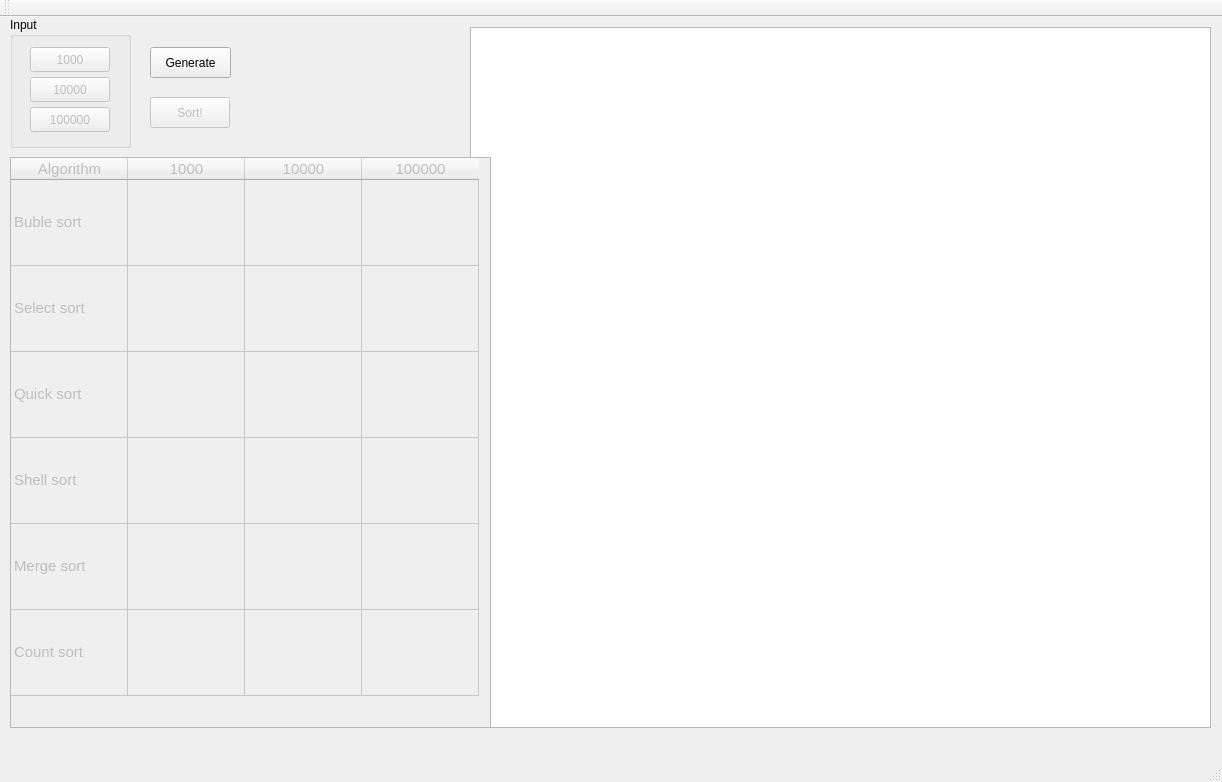
<?xml version="1.0" encoding="UTF-8"?>
<ui version="4.0">
 <class>MainWindow</class>
 <widget class="QMainWindow" name="MainWindow">
  <property name="geometry">
   <rect>
    <x>0</x>
    <y>0</y>
    <width>1222</width>
    <height>782</height>
   </rect>
  </property>
  <property name="windowTitle">
   <string>MainWindow</string>
  </property>
  <widget class="QWidget" name="centralWidget">
   <widget class="QPushButton" name="pushButton">
    <property name="enabled">
     <bool>false</bool>
    </property>
    <property name="geometry">
     <rect>
      <x>150</x>
      <y>80</y>
      <width>80</width>
      <height>31</height>
     </rect>
    </property>
    <property name="text">
     <string>Sort!</string>
    </property>
   </widget>
   <widget class="QPushButton" name="pushButton_2">
    <property name="enabled">
     <bool>true</bool>
    </property>
    <property name="geometry">
     <rect>
      <x>150</x>
      <y>30</y>
      <width>81</width>
      <height>31</height>
     </rect>
    </property>
    <property name="text">
     <string>Generate</string>
    </property>
   </widget>
   <widget class="QPushButton" name="pushButton_3">
    <property name="geometry">
     <rect>
      <x>330</x>
      <y>230</y>
      <width>80</width>
      <height>25</height>
     </rect>
    </property>
    <property name="text">
     <string>Gen strings</string>
    </property>
   </widget>
   <widget class="QChartView" name="graphicsView">
    <property name="geometry">
     <rect>
      <x>470</x>
      <y>10</y>
      <width>741</width>
      <height>701</height>
     </rect>
    </property>
   </widget>
   <widget class="QTableWidget" name="tableWidget">
    <property name="enabled">
     <bool>false</bool>
    </property>
    <property name="geometry">
     <rect>
      <x>10</x>
      <y>140</y>
      <width>481</width>
      <height>571</height>
     </rect>
    </property>
    <property name="font">
     <font>
      <pointsize>11</pointsize>
     </font>
    </property>
    <property name="rowCount">
     <number>6</number>
    </property>
    <property name="columnCount">
     <number>4</number>
    </property>
    <attribute name="horizontalHeaderVisible">
     <bool>true</bool>
    </attribute>
    <attribute name="horizontalHeaderDefaultSectionSize">
     <number>117</number>
    </attribute>
    <attribute name="verticalHeaderVisible">
     <bool>false</bool>
    </attribute>
    <attribute name="verticalHeaderDefaultSectionSize">
     <number>86</number>
    </attribute>
    <row/>
    <row/>
    <row/>
    <row/>
    <row/>
    <row/>
    <column>
     <property name="text">
      <string>Algorithm</string>
     </property>
    </column>
    <column>
     <property name="text">
      <string>1000</string>
     </property>
    </column>
    <column>
     <property name="text">
      <string>10000</string>
     </property>
    </column>
    <column>
     <property name="text">
      <string>100000</string>
     </property>
    </column>
    <item row="0" column="0">
     <property name="text">
      <string>Buble sort</string>
     </property>
    </item>
    <item row="1" column="0">
     <property name="text">
      <string>Select sort</string>
     </property>
    </item>
    <item row="2" column="0">
     <property name="text">
      <string>Quick sort</string>
     </property>
    </item>
    <item row="3" column="0">
     <property name="text">
      <string>Shell sort</string>
     </property>
    </item>
    <item row="4" column="0">
     <property name="text">
      <string>Merge sort</string>
     </property>
    </item>
    <item row="4" column="1">
     <property name="text">
      <string/>
     </property>
    </item>
    <item row="5" column="0">
     <property name="text">
      <string>Count sort</string>
     </property>
    </item>
   </widget>
   <widget class="QGroupBox" name="groupBox">
    <property name="geometry">
     <rect>
      <x>10</x>
      <y>0</y>
      <width>121</width>
      <height>131</height>
     </rect>
    </property>
    <property name="title">
     <string>Input</string>
    </property>
    <widget class="QPushButton" name="pushButton_4">
     <property name="enabled">
      <bool>false</bool>
     </property>
     <property name="geometry">
      <rect>
       <x>20</x>
       <y>30</y>
       <width>80</width>
       <height>25</height>
      </rect>
     </property>
     <property name="text">
      <string>1000</string>
     </property>
    </widget>
    <widget class="QPushButton" name="pushButton_5">
     <property name="enabled">
      <bool>false</bool>
     </property>
     <property name="geometry">
      <rect>
       <x>20</x>
       <y>60</y>
       <width>80</width>
       <height>25</height>
      </rect>
     </property>
     <property name="text">
      <string>10000</string>
     </property>
    </widget>
    <widget class="QPushButton" name="pushButton_6">
     <property name="enabled">
      <bool>false</bool>
     </property>
     <property name="geometry">
      <rect>
       <x>20</x>
       <y>90</y>
       <width>80</width>
       <height>25</height>
      </rect>
     </property>
     <property name="text">
      <string>100000</string>
     </property>
    </widget>
   </widget>
   <zorder>pushButton_3</zorder>
   <zorder>graphicsView</zorder>
   <zorder>pushButton_2</zorder>
   <zorder>pushButton</zorder>
   <zorder>tableWidget</zorder>
   <zorder>groupBox</zorder>
  </widget>
  <widget class="QMenuBar" name="menuBar">
   <property name="geometry">
    <rect>
     <x>0</x>
     <y>0</y>
     <width>1222</width>
     <height>25</height>
    </rect>
   </property>
  </widget>
  <widget class="QToolBar" name="mainToolBar">
   <attribute name="toolBarArea">
    <enum>TopToolBarArea</enum>
   </attribute>
   <attribute name="toolBarBreak">
    <bool>false</bool>
   </attribute>
  </widget>
  <widget class="QStatusBar" name="statusBar"/>
 </widget>
 <layoutdefault spacing="6" margin="11"/>
 <customwidgets>
  <customwidget>
   <class>QChartView</class>
   <extends>QGraphicsView</extends>
   <header>qchartview.h</header>
  </customwidget>
 </customwidgets>
 <resources/>
 <connections/>
</ui>
